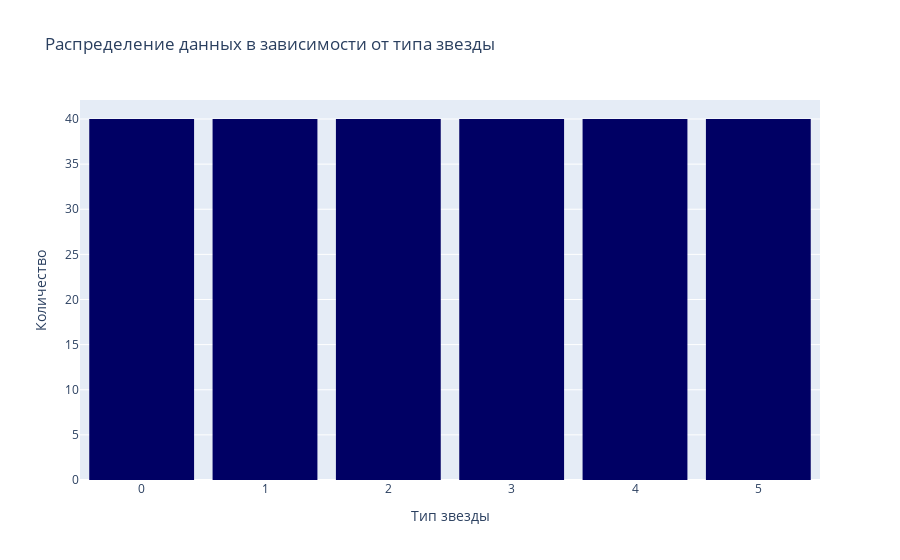

The notebook cell this image was saved under:
### Markdown cell above
<b>Стоит отметить, что значительная часть значений в поле `Luminosity(L/Lo)` находится в правой части графика, что в купе с высоким коэффициентом корреляции (0.66) может сказаться на результатах работы сети.</b>

### Code cell
fig_star_type = go.Figure()

fig_star_type.add_trace(
    go.Histogram(
        x = data_prepared['Star type'],
        marker_color='rgb(0,0,100)'
    )
)

fig_star_type.update_layout(title="Распределение данных в зависимости от типа звезды",
                    xaxis_title="Тип звезды",
                    yaxis_title="Количество",
                    bargap=0.15
                   )

fig_star_type.show()

### Figure 1 — Plotly figure (JSON) as saved in the notebook; plotly's stock layout.template omitted (floating-point values rounded to 4 significant figures; data arrays with more than 128 entries replaced by an {"elided": "..."} marker saying what was removed)
{"data": [{"marker": {"color": "rgb(0,0,100)"}, "type": "histogram", "x": {"elided": "240 int values"}}], "layout": {"bargap": 0.15, "title": {"text": "Распределение данных в зависимости от типа звезды"}, "xaxis": {"title": {"text": "Тип звезды"}}, "yaxis": {"title": {"text": "Количество"}}}}
